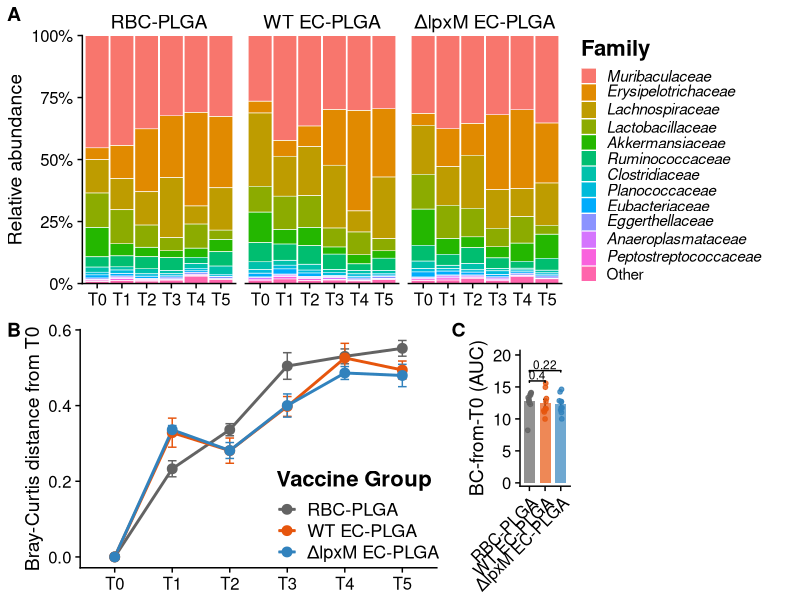
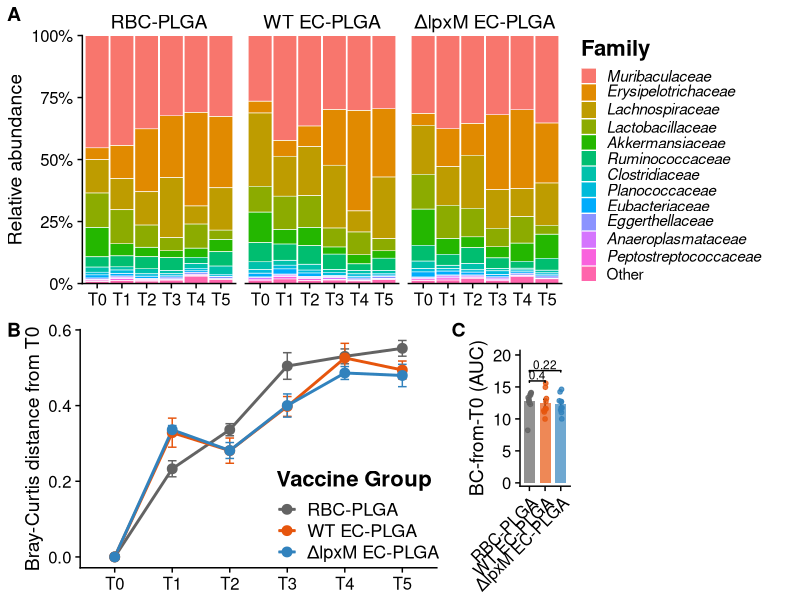

Generate these figures, in order, with R:
# ============================================================
# Supplementary microbiomics figure
#   Panel A: Family-level relative abundance (stacked bar), group mean, T0-T5
#   Panel B: Within-subject Bray-Curtis distance from baseline (T0), T0-T5
#   Panel C: AUC of each mouse's BC-from-T0 trajectory, by group
# Combined with cowplot::plot_grid and saved to figs/.
# Statistics are written to output/.
#
# Input data: input/20260527_MO_EcoliVax.csv  (preprocessed, long format:
#   seqid, OTU, reads, relabd, log10relabd, Mouse, Day, Vaccine Administered)
# Reference:  ref/tax.csv  (OTU -> family/genus taxonomy)
#
# Run from the repo root (Rscript scripts/Supplementary_Microbiomics.R)
# or source it from RStudio; paths resolve relative to scripts/.
# ============================================================

library(tidyverse)
library(cowplot)
library(vegan)
library(ggsignif)

# --- Resolve working directory to scripts/ ---
if (requireNamespace("rstudioapi", quietly = TRUE) && rstudioapi::isAvailable() &&
    nzchar(rstudioapi::getActiveDocumentContext()$path)) {
  setwd(dirname(rstudioapi::getActiveDocumentContext()$path))
} else if (basename(getwd()) != "scripts" && dir.exists("scripts")) {
  setwd("scripts")
}

fig_dir <- "../figs"
out_dir <- "../output"
dir.create(fig_dir, showWarnings = FALSE)
dir.create(out_dir, showWarnings = FALSE)

# --- Load preprocessed data ---
dat <- read_csv("../input/20260527_MO_EcoliVax.csv")
tax <- read_csv("../ref/tax.csv") %>% select(OTU, family, genus)

# Display labels use a true Delta for the lpxM mutant
lpxm_label <- "ΔlpxM EC-PLGA"
vax_order  <- c("RBC-PLGA", "WT EC-PLGA", lpxm_label)
vax_colors <- setNames(c("#636363", "#e6550d", "#3182bd"), vax_order)

# Day -> timepoint label (T0..T5)
week_map <- c("0" = "T0", "7" = "T1", "14" = "T2", "21" = "T3", "28" = "T4", "35" = "T5")

dat <- dat %>%
  left_join(tax, by = "OTU") %>%
  mutate(
    Day    = as.integer(Day),
    Mouse  = as.factor(Mouse),
    Week   = factor(week_map[as.character(Day)], levels = c("T0","T1","T2","T3","T4","T5")),
    family = coalesce(family, "Unclassified"),
    genus  = coalesce(genus,  "Unclassified"),
    `Vaccine Administered` = recode(`Vaccine Administered`, "-lpxM EC-PLGA" = lpxm_label),
    `Vaccine Administered` = factor(`Vaccine Administered`, levels = vax_order)
  )

# Inside-panel legend placement that works on ggplot2 < 3.5 and >= 3.5
legend_inside <- function(x, y) {
  if (packageVersion("ggplot2") >= "3.5.0") {
    theme(legend.position = "inside", legend.position.inside = c(x, y))
  } else {
    theme(legend.position = c(x, y))
  }
}

# ============================================================
# PANEL A: Family-level relative abundance stacked bar (top 12 + Other)
# ============================================================
rel_fam <- dat %>%
  group_by(seqid, Mouse, Day, Week, `Vaccine Administered`, family) %>%
  summarise(relabd = sum(relabd), .groups = "drop")

top_fam <- rel_fam %>%
  group_by(family) %>%
  summarise(mean_abd = mean(relabd), .groups = "drop") %>%
  arrange(desc(mean_abd)) %>%
  head(12) %>%
  pull(family)

fam_avg <- rel_fam %>%
  mutate(taxon = if_else(family %in% top_fam, family, "Other")) %>%
  group_by(`Vaccine Administered`, Week, taxon) %>%
  summarise(relabd = sum(relabd), .groups = "drop") %>%
  group_by(`Vaccine Administered`, Week) %>%
  mutate(relabd = relabd / sum(relabd)) %>%   # renormalize after collapsing
  ungroup() %>%
  mutate(taxon = factor(taxon, levels = c(top_fam, "Other")))

# Italicize family names in the legend (dropping SILVA-style "_2" suffixes),
# keep "Other" upright
fam_labels <- lapply(levels(fam_avg$taxon), function(l) {
  if (l == "Other") l else bquote(italic(.(sub("_[0-9]+$", "", l))))
})

pA <- ggplot(fam_avg, aes(x = Week, y = relabd, fill = taxon)) +
  geom_bar(stat = "identity", color = "white", linewidth = 0.2, width = 0.95) +
  facet_wrap(~`Vaccine Administered`, nrow = 1) +
  scale_y_continuous(expand = c(0, 0), labels = scales::percent) +
  scale_fill_discrete(labels = fam_labels) +
  labs(x = NULL, y = "Relative abundance", fill = "Family") +
  theme_cowplot() +
  theme(
    strip.background = element_blank(),
    strip.text       = element_text(size = 14),
    legend.title     = element_text(face = "bold", size = 16),
    legend.text      = element_text(size = 11),
    legend.key.size  = unit(0.4, "cm"),
    plot.margin      = margin(5.5, 25, 5.5, 5.5)
  )

# ============================================================
# PANEL B: Within-subject Bray-Curtis distance from baseline (T0)
#   Genus-level relative abundance from relabd
# ============================================================
genus_rel <- dat %>%
  group_by(seqid, genus) %>%
  summarise(relabd = sum(relabd), .groups = "drop") %>%
  pivot_wider(names_from = genus, values_from = relabd, values_fill = 0) %>%
  column_to_rownames("seqid")

sample_ids <- dat %>%
  select(seqid, Mouse, Day, Week, `Vaccine Administered`) %>% distinct()

d0_map <- sample_ids %>% filter(Day == 0) %>% select(Mouse, seqid) %>% deframe()

bc_from_baseline <- sample_ids %>%
  filter(Mouse %in% names(d0_map)) %>%
  rowwise() %>%
  mutate(
    bc_from_d0 = if (Day == 0) 0 else
      vegan::vegdist(
        rbind(genus_rel[seqid, ], genus_rel[d0_map[as.character(Mouse)], ]),
        method = "bray"
      )[1]
  ) %>%
  ungroup()

summary_bc <- bc_from_baseline %>%
  group_by(`Vaccine Administered`, Week) %>%
  summarise(mean_bc = mean(bc_from_d0),
            sem_bc  = sd(bc_from_d0) / sqrt(n()),
            .groups = "drop")

pB <- ggplot(summary_bc, aes(x = Week, y = mean_bc, color = `Vaccine Administered`,
                             group = `Vaccine Administered`)) +
  geom_errorbar(aes(ymin = mean_bc - sem_bc, ymax = mean_bc + sem_bc), width = 0.15) +
  geom_line(linewidth = 1) +
  geom_point(size = 3) +
  scale_color_manual(values = vax_colors) +
  labs(x = NULL, y = "Bray-Curtis distance from T0", color = "Vaccine Group") +
  theme_cowplot() +
  legend_inside(0.55, 0.22) +
  theme(legend.title = element_text(face = "bold", size = 16),
        legend.text  = element_text(size = 13),
        plot.margin  = margin(10, 5.5, 5.5, 18))

# ============================================================
# PANEL C: AUC of BC-from-baseline trajectory (per mouse), by group
#   Trapezoidal integration over Day (0..35); small minimal barplot + jitter
# ============================================================
auc_trapz <- function(x, y) {
  o <- order(x); x <- x[o]; y <- y[o]
  sum(diff(x) * (head(y, -1) + tail(y, -1)) / 2)
}

auc_df <- bc_from_baseline %>%
  group_by(Mouse, `Vaccine Administered`) %>%
  summarise(auc = auc_trapz(Day, bc_from_d0), .groups = "drop")

auc_summ <- auc_df %>%
  group_by(`Vaccine Administered`) %>%
  summarise(mean_auc = mean(auc), sem_auc = sd(auc) / sqrt(n()), .groups = "drop")

pC <- ggplot(auc_df, aes(x = `Vaccine Administered`, y = auc)) +
  geom_errorbar(data = auc_summ,
                aes(x = `Vaccine Administered`, y = mean_auc,
                    ymin = mean_auc - sem_auc, ymax = mean_auc + sem_auc),
                width = 0.25, inherit.aes = FALSE) +
  geom_col(data = auc_summ, aes(x = `Vaccine Administered`, y = mean_auc,
                                fill = `Vaccine Administered`),
           width = 0.7, alpha = 0.7, inherit.aes = FALSE) +
  geom_jitter(aes(color = `Vaccine Administered`), height = 0, width = 0.12,
              size = 1.3, alpha = 0.8) +
  geom_signif(comparisons = list(c("RBC-PLGA", "WT EC-PLGA"),
                                 c("RBC-PLGA", lpxm_label)),
              test = "wilcox.test", map_signif_level = FALSE,
              textsize = 3, step_increase = 0.22) +
  scale_y_continuous(expand = expansion(mult = c(0.03, 0.18))) +
  scale_fill_manual(values = vax_colors) +
  scale_color_manual(values = vax_colors) +
  labs(x = NULL, y = "BC-from-T0 (AUC)") +
  theme_cowplot() +
  theme(axis.text.x = element_text(angle = 45, hjust = 1),
        legend.position = "none",
        plot.margin = margin(25, 5.5, 5.5, 18))

# ============================================================
# STATISTICS (printed to console and saved to output/)
# ============================================================
stats_log <- capture.output({
  # (1) Cage-robust test of vaccine effect: AUC of within-subject BC-from-baseline
  cat("\n--- AUC of BC-from-T0, Kruskal-Wallis across 3 groups ---\n")
  print(kruskal.test(auc ~ `Vaccine Administered`, data = auc_df))
  cat("Group AUC mean +/- sd:\n")
  print(auc_df %>% group_by(`Vaccine Administered`) %>%
          summarise(mean = mean(auc), sd = sd(auc), n = n(), .groups = "drop"))
  cat("Pairwise Mann-Whitney (RBC vs each treatment):\n")
  print(pairwise.wilcox.test(auc_df$auc, auc_df$`Vaccine Administered`,
                             p.adjust.method = "none"))

  # (2) PERMANOVA on genus-level Bray-Curtis: treatment, time, interaction
  #     NOTE: cage is confounded with treatment; Day 0 (pre-injection) groups
  #     already separate, so the "treatment" term reflects baseline cage effects,
  #     not vaccination. Time is the dominant driver.
  bc_all <- vegdist(genus_rel[sample_ids$seqid, ], method = "bray")
  perm_meta <- sample_ids
  set.seed(42)
  cat("\n--- PERMANOVA (genus Bray-Curtis) ---\n")
  print(adonis2(bc_all ~ `Vaccine Administered` * Day, data = perm_meta,
                permutations = 4999, by = "terms"))
  cat("\n--- Per-day PERMANOVA (treatment), incl. Day 0 pre-injection ---\n")
  for (d in sort(unique(perm_meta$Day))) {
    ids <- perm_meta$seqid[perm_meta$Day == d]
    set.seed(42)
    a <- adonis2(vegdist(genus_rel[ids, ], "bray") ~
                   perm_meta$`Vaccine Administered`[match(ids, perm_meta$seqid)],
                 permutations = 4999)
    cat(sprintf("Day %2d: R2=%.3f, p=%.4f\n", d, a$R2[1], a$`Pr(>F)`[1]))
  }
})
cat(stats_log, sep = "\n")
writeLines(stats_log, file.path(out_dir, "Supplementary_microbiomics_stats.txt"))
write_csv(auc_df, file.path(out_dir, "bc_from_T0_auc_per_mouse.csv"))
write_csv(bc_from_baseline, file.path(out_dir, "bc_from_T0_per_sample.csv"))

# ============================================================
# COMBINE and save to figs/
# ============================================================
row1 <- plot_grid(pA, labels = "A")
row2 <- plot_grid(pB, pC, NULL, labels = c("B", "C", ""), ncol = 3, rel_widths = c(1, 0.3, 0.5))
combined <- plot_grid(row1, row2, ncol = 1, rel_heights = c(1, 0.9))

ggsave(file.path(fig_dir, "Supplementary_microbiomics.pdf"),
       combined, width = 11, height = 6, device = cairo_pdf)
ggsave(file.path(fig_dir, "Supplementary_microbiomics.png"),
       combined, width = 11, height = 6, dpi = 300, bg = "white")
